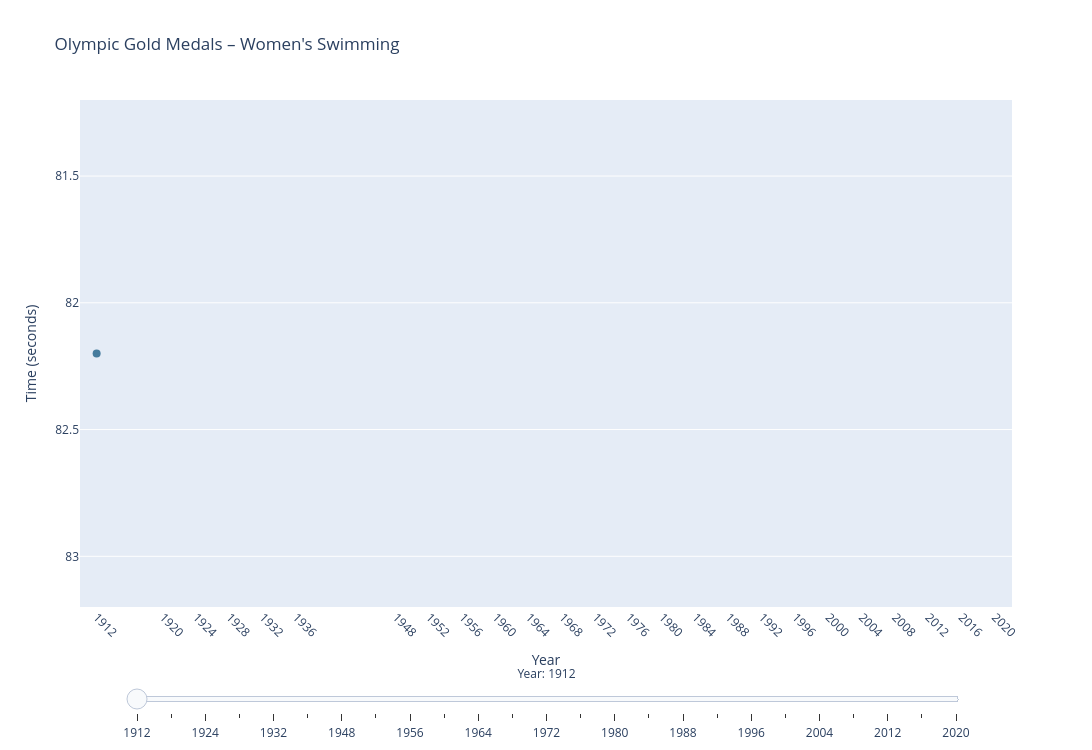

The notebook cell this image was saved under:
### Code cell
import plotly.graph_objects as go

#sort the values
df_sorted = df_gold_women.sort_values("Year").reset_index(drop=True)
years = sorted(df_sorted["Year"].unique())
distances = sorted(df_sorted["Distance_float"].unique())

print("Detected distances :", distances)   #verify distance detected

dict_color = {
    50:   "#e63946",
    100:  "#457b9d",
    200:  "#2a9d8f",
    400:  "#e9c46a",
    800:  "#9b5de5",
    1500: "#f4a261"
}

fallback_colors = ["#264653", "#e76f51", "#a8dadc", "#06d6a0", "#118ab2"]

def get_color(dist, idx):
    key = int(dist)
    if key in dict_color:
        return dict_color[key]
    return fallback_colors[idx % len(fallback_colors)]

# create trails of a frame
def make_traces(df_up_to_year):
    traces = []
    for i, dist in enumerate(distances):
        df_d = df_up_to_year[df_up_to_year["Distance_float"] == dist].sort_values("Year")
        label = df_d["Distance_clean"].iloc[0] if len(df_d) else str(int(dist)) + "m"
        color = get_color(dist, i)
        traces.append(go.Scatter(
            x=df_d["Year"],
            y=df_d["Results"],
            mode="lines+markers",  # no more text
            name=label,
            line=dict(color=color, width=2),
            marker=dict(color=color, size=8),
        ))
    return traces

#Inital frame
initial_traces = make_traces(df_sorted[df_sorted["Year"] <= years[0]])

# Other frames
frames = []
for year in years:
    df_frame = df_sorted[df_sorted["Year"] <= year]
    frames.append(go.Frame(
        data=make_traces(df_frame),
        name=str(year),
        layout=go.Layout(title_text=f"Olympic Gold Medals – Women's Swimming ({year})") 
    ))

# Slider
sliders = [{
    "active": 0,
    "steps": [
        {
            "args": [[str(year)], {
                "frame": {"duration": 600, "redraw": True},
                "mode": "immediate",
                "transition": {"duration": 400}
            }],
            "label": str(year),
            "method": "animate"
        }
        for year in years
    ],
    "x": 0.05, "xanchor": "left",
    "y": -0.07, "yanchor": "top",
    "len": 0.9,
    "currentvalue": {"prefix": "Year: ", "visible": True, "xanchor": "center"},
    "transition": {"duration": 400}
}]


# figure
fig = go.Figure(
    data=initial_traces,
    frames=frames,
    layout=go.Layout(
        title="Olympic Gold Medals – Women's Swimming",
        width=1200,   # ← width
        height=750,   # ← height
        xaxis=dict(
            title="Year",
            range=[years[0] - 2, years[-1] + 2],
            showgrid=False,
            tickmode="array",
            tickvals=years,
            tickangle=45
        ),
        yaxis=dict(
            title="Time (seconds)",
            range=[df_sorted["Results"].min() * 0.95,
                   df_sorted["Results"].max() * 1.05],
            showgrid=True,
            autorange="reversed"
        ),
        legend=dict(title="Distance", x=1.01, y=1),
        sliders=sliders,
        margin=dict(b=100), 
        hovermode="x unified"
    )
)

fig.show()
fig.write_html("swimming_women.html")

### Figure 1 — Plotly figure (JSON) as saved in the notebook; plotly's stock layout.template omitted (floating-point values rounded to 4 significant figures)
{"data": [{"line": {"color": "#e63946", "width": 2}, "marker": {"color": "#e63946", "size": 8}, "mode": "lines+markers", "name": "50m", "type": "scatter", "x": [], "y": []}, {"line": {"color": "#457b9d", "width": 2}, "marker": {"color": "#457b9d", "size": 8}, "mode": "lines+markers", "name": "100m", "type": "scatter", "x": [1912], "y": [82.2]}, {"line": {"color": "#2a9d8f", "width": 2}, "marker": {"color": "#2a9d8f", "size": 8}, "mode": "lines+markers", "name": "200m", "type": "scatter", "x": [], "y": []}, {"line": {"color": "#e9c46a", "width": 2}, "marker": {"color": "#e9c46a", "size": 8}, "mode": "lines+markers", "name": "400m", "type": "scatter", "x": [], "y": []}, {"line": {"color": "#9b5de5", "width": 2}, "marker": {"color": "#9b5de5", "size": 8}, "mode": "lines+markers", "name": "800m", "type": "scatter", "x": [], "y": []}, {"line": {"color": "#f4a261", "width": 2}, "marker": {"color": "#f4a261", "size": 8}, "mode": "lines+markers", "name": "1500m", "type": "scatter", "x": [], "y": []}], "layout": {"height": 750, "hovermode": "x unified", "legend": {"title": {"text": "Distance"}, "x": 1.01, "y": 1}, "margin": {"b": 100}, "sliders": [{"active": 0, "currentvalue": {"prefix": "Year: ", "visible": true, "xanchor": "center"}, "len": 0.9, "steps": [{"args": [["1912"], {"frame": {"duration": 600, "redraw": true}, "mode": "immediate", "transition": {"duration": 400}}], "label": "1912", "method": "animate"}, {"args": [["1920"], {"frame": {"duration": 600, "redraw": true}, "mode": "immediate", "transition": {"duration": 400}}], "label": "1920", "method": "animate"}, {"args": [["1924"], {"frame": {"duration": 600, "redraw": true}, "mode": "immediate", "transition": {"duration": 400}}], "label": "1924", "method": "animate"}, {"args": [["1928"], {"frame": {"duration": 600, "redraw": true}, "mode": "immediate", "transition": {"duration": 400}}], "label": "1928", "method": "animate"}, {"args": [["1932"], {"frame": {"duration": 600, "redraw": true}, "mode": "immediate", "transition": {"duration": 400}}], "label": "1932", "method": "animate"}, {"args": [["1936"], {"frame": {"duration": 600, "redraw": true}, "mode": "immediate", "transition": {"duration": 400}}], "label": "1936", "method": "animate"}, {"args": [["1948"], {"frame": {"duration": 600, "redraw": true}, "mode": "immediate", "transition": {"duration": 400}}], "label": "1948", "method": "animate"}, {"args": [["1952"], {"frame": {"duration": 600, "redraw": true}, "mode": "immediate", "transition": {"duration": 400}}], "label": "1952", "method": "animate"}, {"args": [["1956"], {"frame": {"duration": 600, "redraw": true}, "mode": "immediate", "transition": {"duration": 400}}], "label": "1956", "method": "animate"}, {"args": [["1960"], {"frame": {"duration": 600, "redraw": true}, "mode": "immediate", "transition": {"duration": 400}}], "label": "1960", "method": "animate"}, {"args": [["1964"], {"frame": {"duration": 600, "redraw": true}, "mode": "immediate", "transition": {"duration": 400}}], "label": "1964", "method": "animate"}, {"args": [["1968"], {"frame": {"duration": 600, "redraw": true}, "mode": "immediate", "transition": {"duration": 400}}], "label": "1968", "method": "animate"}, {"args": [["1972"], {"frame": {"duration": 600, "redraw": true}, "mode": "immediate", "transition": {"duration": 400}}], "label": "1972", "method": "animate"}, {"args": [["1976"], {"frame": {"duration": 600, "redraw": true}, "mode": "immediate", "transition": {"duration": 400}}], "label": "1976", "method": "animate"}, {"args": [["1980"], {"frame": {"duration": 600, "redraw": true}, "mode": "immediate", "transition": {"duration": 400}}], "label": "1980", "method": "animate"}, {"args": [["1984"], {"frame": {"duration": 600, "redraw": true}, "mode": "immediate", "transition": {"duration": 400}}], "label": "1984", "method": "animate"}, {"args": [["1988"], {"frame": {"duration": 600, "redraw": true}, "mode": "immediate", "transition": {"duration": 400}}], "label": "1988", "method": "animate"}, {"args": [["1992"], {"frame": {"duration": 600, "redraw": true}, "mode": "immediate", "transition": {"duration": 400}}], "label": "1992", "method": "animate"}, {"args": [["1996"], {"frame": {"duration": 600, "redraw": true}, "mode": "immediate", "transition": {"duration": 400}}], "label": "1996", "method": "animate"}, {"args": [["2000"], {"frame": {"duration": 600, "redraw": true}, "mode": "immediate", "transition": {"duration": 400}}], "label": "2000", "method": "animate"}, {"args": [["2004"], {"frame": {"duration": 600, "redraw": true}, "mode": "immediate", "transition": {"duration": 400}}], "label": "2004", "method": "animate"}, {"args": [["2008"], {"frame": {"duration": 600, "redraw": true}, "mode": "immediate", "transition": {"duration": 400}}], "label": "2008", "method": "animate"}, {"args": [["2012"], {"frame": {"duration": 600, "redraw": true}, "mode": "immediate", "transition": {"duration": 400}}], "label": "2012", "method": "animate"}, {"args": [["2016"], {"frame": {"duration": 600, "redraw": true}, "mode": "immediate", "transition": {"duration": 400}}], "label": "2016", "method": "animate"}, {"args": [["2020"], {"frame": {"duration": 600, "redraw": true}, "mode": "immediate", "transition": {"duration": 400}}], "label": "2020", "method": "animate"}], "transition": {"duration": 400}, "x": 0.05, "xanchor": "left", "y": -0.07, "yanchor": "top"}], "title": {"text": "Olympic Gold Medals – Women's Swimming"}, "width": 1200, "xaxis": {"range": [1910, 2022], "showgrid": false, "tickangle": 45, "tickmode": "array", "tickvals": [1912, 1920, 1924, 1928, 1932, 1936, 1948, 1952, 1956, 1960, 1964, 1968, 1972, 1976, 1980, 1984, 1988, 1992, 1996, 2000, 2004, 2008, 2012, 2016, 2020], "title": {"text": "Year"}}, "yaxis": {"autorange": "reversed", "range": [22.62, 984.2], "showgrid": true, "title": {"text": "Time (seconds)"}}}}
